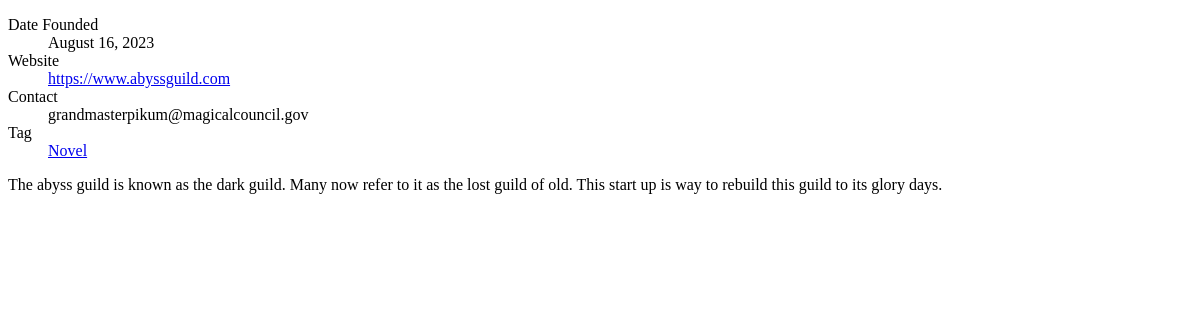
/startup/abyss-guild-restoration, run on an earlier commit of the app's database.
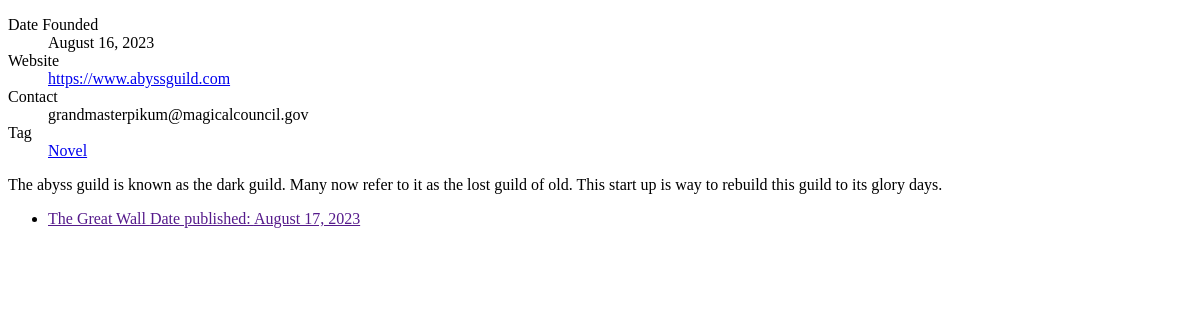
And on a later commit of the database.
### organiser/models.py (models this page shows, shortened)
class Tag(models.Model):
    name = models.CharField(
        max_length=31,
        unique=True)
    slug = AutoSlugField(
        max_length=31,
        help_text="A label for URL config",
        populate_from=['name'],
        )
    class Meta:
        ordering = ["name"]
    def get_absolute_url(self):
        return reverse(
            "tag_detail", kwargs={ "slug": self.slug}
        )

class newsLink(models.Model):
    title = models.CharField(
        max_length=31,
        db_index=True)
    slug = AutoSlugField(
        max_length=31,
        db_index=True,
        help_text="A label for URL config",
        populate_from=['title'])
    date_published = models.DateField()
    article_link = models.URLField()
    startups = models.ForeignKey(Startup, on_delete=models.CASCADE)
    class Meta:
        get_latest_by = 'date_published'
        ordering = ["-date_published"]
        unique_together = ('slug','startups')
        verbose_name = 'news article'

### organiser/views.py (the view)
# urls.py: path("startup/<str:slug>", startup_detail, name="startup_detail"),
@require_safe
def startup_detail(request, slug):
        startup = Startup.objects.get(slug=slug)
        context = {"startup": startup}
        return render(request, "startup/detail.html", context)

### templates/startup/detail.html (shortened to what this page needs)
{% extends parent_template|default:"startup/base.html" %}
{% block content %}
        <dl>
            <dt>Date Founded</dt>
            <dd>{{ startup.date_founded|date:"F j, Y" }}</dd>
            <dt>Website</dt>
            <dd>{{ startup.website_link|urlize }}</dd>
            <dt>Contact</dt>
            <dd>{{ startup.contact}}</dd>
            {% with tag_list=startup.tags.all %}
                <dt>Tag{{ tag_list|pluralize }}</dt>
                {% for tag in tag_list %}
                    <dd>
                        <a href="{{ tag.get_absolute_url }}">
                            {{ tag.name|title }}
                        </a>
                    </dd>
                {% endfor %}
            {% endwith %}
        </dl>
        {{ startup.description|linebreaks }}
        <section>
            <ul>
                {% for newslink in startup.newslink_set.all %}
                    <li>
                        <a href="{{ newslink.link }}">
                            {{ newslink.title|title }}
                            Date published: {{ newslink.date_published|date:"F j, Y" }}
                        </a>
                    </li>
                {%endfor%}
            </ul>
        </section>
{% endblock %}

What changed in the data, as far as the page shows it:
added newsLink: title "The Great Wall", date_published "August 17, 2023"
